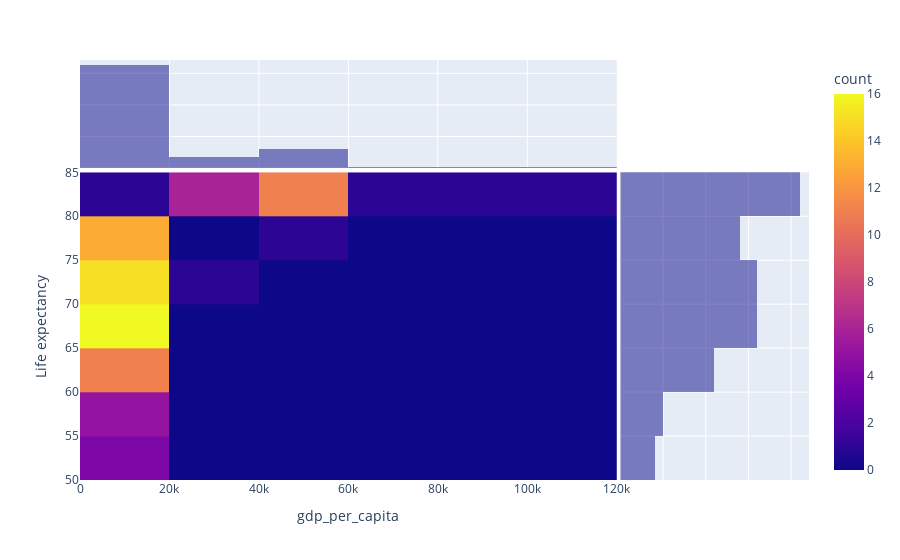

The notebook cell this image was saved under:
### Code cell
px.density_heatmap(gdp_pop_le.query("Year == 2017"), x = "gdp_per_capita", y = "Life expectancy", marginal_x = "histogram", marginal_y= "histogram")

### Figure 1 — Plotly figure (JSON) as saved in the notebook; plotly's stock layout.template omitted (floating-point values rounded to 4 significant figures)
{"data": [{"coloraxis": "coloraxis", "hovertemplate": "gdp_per_capita=%{x}<br>Life expectancy=%{y}<br>count=%{z}<extra></extra>", "name": "", "type": "histogram2d", "x": [4817.0, 10480.0, 55960.0, 49070.0, 27470.0, 1127.0, 45890.0, 4300.0, 860.0, 2491.0, 7819.0, 10970.0, 688.5, 213.3, 1472.0, 51280.0, 339.6, 817.0, 14720.0, 7150.0, 7625.0, 2652.0, 9704.0, 1623.0, 408.8, 61990.0, 7326.0, 5219.0, 2817.0, 4463.0, 47060.0, 44060.0, 9260.0, 1796.0, 23440.0, 3124.0, 3886.0, 2172.0, 1964.0, 4120.0, 6989.0, 36070.0, 34810.0, 48280.0, 1157.0, 1504.0, 354.5, 109200.0, 421.9, 512.7, 11710.0, 1347.0, 10300.0, 1484.0, 772.5, 53950.0, 1963.0, 393.7, 2413.0, 90980.0, 1158.0, 11490.0, 2348.0, 3874.0, 6314.0, 2884.0, 23130.0, 779.7, 6736.0, 1166.0, 13970.0, 466.7, 54310.0, 7486.0, 26340.0, 32350.0, 1946.0, 57870.0, 6110.0, 584.9, 15190.0, 14860.0, 42070.0, 53230.0, 14450.0, 1670.0, 1077.0], "xaxis": "x", "xbingroup": "x", "y": [75.7, 76.8, 83, 81.6, 73.6, 71.8, 81.4, 73.6, 59.9, 67.7, 66.8, 74.8, 59.5, 61.6, 60.8, 82, 53.7, 52.3, 80.4, 77.2, 76.6, 63.8, 79.4, 58.5, 59.4, 81.1, 73.1, 77, 71.3, 67.8, 81.5, 82.5, 66.2, 64, 80.9, 72.6, 68.7, 72.7, 70.5, 69.9, 76, 82.7, 82.7, 84.2, 62.5, 53.1, 60.6, 81.7, 65.1, 63, 75.5, 65.1, 74.1, 65.8, 68.9, 81.7, 73.6, 62.2, 52.3, 82.6, 66.3, 77.8, 65.1, 73.6, 75.9, 71.5, 81.5, 65.9, 74.3, 67.8, 73.8, 58.7, 83.2, 65.4, 83.3, 83, 65.4, 82.4, 78.4, 60.2, 74.2, 77.1, 81.2, 78.8, 77.6, 62.1, 60.7], "yaxis": "y", "ybingroup": "y"}, {"alignmentgroup": "True", "bingroup": "x", "hovertemplate": "gdp_per_capita=%{x}<br>count=%{y}<extra></extra>", "legendgroup": "", "marker": {"color": "#0d0887"}, "name": "", "offsetgroup": "", "opacity": 0.5, "showlegend": false, "type": "histogram", "x": [4817.0, 10480.0, 55960.0, 49070.0, 27470.0, 1127.0, 45890.0, 4300.0, 860.0, 2491.0, 7819.0, 10970.0, 688.5, 213.3, 1472.0, 51280.0, 339.6, 817.0, 14720.0, 7150.0, 7625.0, 2652.0, 9704.0, 1623.0, 408.8, 61990.0, 7326.0, 5219.0, 2817.0, 4463.0, 47060.0, 44060.0, 9260.0, 1796.0, 23440.0, 3124.0, 3886.0, 2172.0, 1964.0, 4120.0, 6989.0, 36070.0, 34810.0, 48280.0, 1157.0, 1504.0, 354.5, 109200.0, 421.9, 512.7, 11710.0, 1347.0, 10300.0, 1484.0, 772.5, 53950.0, 1963.0, 393.7, 2413.0, 90980.0, 1158.0, 11490.0, 2348.0, 3874.0, 6314.0, 2884.0, 23130.0, 779.7, 6736.0, 1166.0, 13970.0, 466.7, 54310.0, 7486.0, 26340.0, 32350.0, 1946.0, 57870.0, 6110.0, 584.9, 15190.0, 14860.0, 42070.0, 53230.0, 14450.0, 1670.0, 1077.0], "xaxis": "x3", "yaxis": "y3"}, {"alignmentgroup": "True", "bingroup": "y", "hovertemplate": "Life expectancy=%{y}<br>count=%{x}<extra></extra>", "legendgroup": "", "marker": {"color": "#0d0887"}, "name": "", "offsetgroup": "", "opacity": 0.5, "showlegend": false, "type": "histogram", "xaxis": "x2", "y": [75.7, 76.8, 83, 81.6, 73.6, 71.8, 81.4, 73.6, 59.9, 67.7, 66.8, 74.8, 59.5, 61.6, 60.8, 82, 53.7, 52.3, 80.4, 77.2, 76.6, 63.8, 79.4, 58.5, 59.4, 81.1, 73.1, 77, 71.3, 67.8, 81.5, 82.5, 66.2, 64, 80.9, 72.6, 68.7, 72.7, 70.5, 69.9, 76, 82.7, 82.7, 84.2, 62.5, 53.1, 60.6, 81.7, 65.1, 63, 75.5, 65.1, 74.1, 65.8, 68.9, 81.7, 73.6, 62.2, 52.3, 82.6, 66.3, 77.8, 65.1, 73.6, 75.9, 71.5, 81.5, 65.9, 74.3, 67.8, 73.8, 58.7, 83.2, 65.4, 83.3, 83, 65.4, 82.4, 78.4, 60.2, 74.2, 77.1, 81.2, 78.8, 77.6, 62.1, 60.7], "yaxis": "y2"}], "layout": {"barmode": "overlay", "coloraxis": {"colorbar": {"title": {"text": "count"}}, "colorscale": [[0, "#0d0887"], [0.1111, "#46039f"], [0.2222, "#7201a8"], [0.3333, "#9c179e"], [0.4444, "#bd3786"], [0.5556, "#d8576b"], [0.6667, "#ed7953"], [0.7778, "#fb9f3a"], [0.8889, "#fdca26"], [1, "#f0f921"]]}, "legend": {"tracegroupgap": 0}, "margin": {"t": 60}, "xaxis": {"anchor": "y", "domain": [0, 0.7363], "title": {"text": "gdp_per_capita"}}, "xaxis2": {"anchor": "y2", "domain": [0.7413, 1], "matches": "x2", "showgrid": true, "showline": false, "showticklabels": false, "ticks": ""}, "xaxis3": {"anchor": "y3", "domain": [0, 0.7363], "matches": "x", "showgrid": true, "showticklabels": false}, "xaxis4": {"anchor": "y4", "domain": [0.7413, 1], "matches": "x2", "showgrid": true, "showline": false, "showticklabels": false, "ticks": ""}, "yaxis": {"anchor": "x", "domain": [0, 0.7326], "title": {"text": "Life expectancy"}}, "yaxis2": {"anchor": "x2", "domain": [0, 0.7326], "matches": "y", "showgrid": true, "showticklabels": false}, "yaxis3": {"anchor": "x3", "domain": [0.7426, 1], "matches": "y3", "showgrid": true, "showline": false, "showticklabels": false, "ticks": ""}, "yaxis4": {"anchor": "x4", "domain": [0.7426, 1], "matches": "y3", "showgrid": true, "showline": false, "showticklabels": false, "ticks": ""}}}
